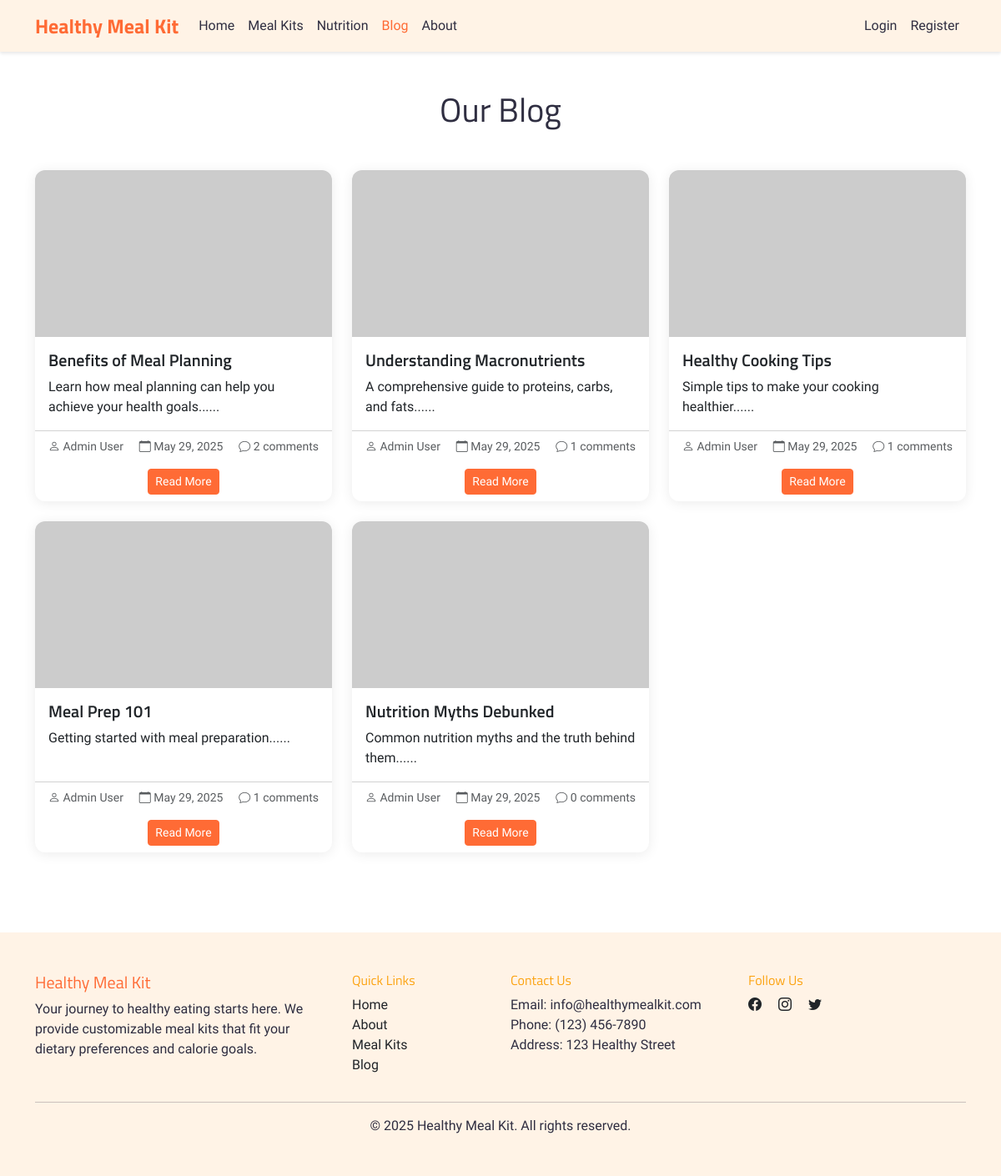
Screenshot of /blog.php with the database file from the repository.
### tables this page shows
CREATE TABLE blog_posts (
    post_id INT PRIMARY KEY AUTO_INCREMENT,
    title VARCHAR(255) NOT NULL,
    content TEXT,
    author_id INT,
    image_url VARCHAR(255) DEFAULT NULL,
    created_at TIMESTAMP DEFAULT CURRENT_TIMESTAMP,
    updated_at TIMESTAMP DEFAULT CURRENT_TIMESTAMP ON UPDATE CURRENT_TIMESTAMP,
    FOREIGN KEY (author_id) REFERENCES users(user_id)
);

CREATE TABLE users (
    user_id INT PRIMARY KEY AUTO_INCREMENT,
    username VARCHAR(50) UNIQUE NOT NULL,
    email VARCHAR(100) UNIQUE NOT NULL,
    password VARCHAR(255) NOT NULL,
    full_name VARCHAR(100) NOT NULL,
    role TINYINT(1) DEFAULT 0 COMMENT '0: user, 1: admin',
    is_active TINYINT(1) DEFAULT 1 COMMENT '0: inactive, 1: active',
    last_login_at DATETIME DEFAULT NULL,
    inactivity_reason VARCHAR(255) DEFAULT NULL,
    deactivated_at DATETIME DEFAULT NULL,
    reactivated_at DATETIME DEFAULT NULL,
    created_at TIMESTAMP DEFAULT CURRENT_TIMESTAMP
);

### blog.php (the view, shortened to what this page needs)
<?php
require_once 'config/connection.php';
$page = isset($_GET['page']) ? (int)$_GET['page'] : 1;
$per_page = 6;
$offset = ($page - 1) * $per_page;
$posts = $mysqli->query("
    SELECT bp.*, u.full_name as author_name,
           (SELECT COUNT(*) FROM comments WHERE post_id = bp.post_id) as comment_count
    FROM blog_posts bp
    LEFT JOIN users u ON bp.author_id = u.user_id
    ORDER BY bp.created_at DESC
    LIMIT $offset, $per_page
");
?>
<!DOCTYPE html>
<html lang="en">
<head>
    <link href="https://cdn.jsdelivr.net/npm/bootstrap@5.3.0/dist/css/bootstrap.min.css" rel="stylesheet">
    <link rel="stylesheet" href="https://cdn.jsdelivr.net/npm/bootstrap-icons@1.11.3/font/bootstrap-icons.min.css">
    <link rel="stylesheet" href="assets/css/style.css">
</head>
<body>
    <?php include 'includes/navbar.php'; ?>
    <div class="container py-5">
        <h1 class="text-center mb-5">Our Blog</h1>
        <div class="row g-4">
            <?php while ($post = $posts->fetch_assoc()): ?>
            <div class="col-md-6 col-lg-4">
                <div class="card h-100">
                    <?php if (isset($post['image_url']) && !empty($post['image_url'])): ?>
                    <img src="<?php echo htmlspecialchars($post['image_url']); ?>" class="card-img-top"
                        alt="<?php echo htmlspecialchars($post['title']); ?>">
                    <?php else: ?>
                    <img src="https://placehold.co/600x400/FFF3E6/FF6B35?text=<?php echo htmlspecialchars($post['title']); ?>"
                        class="card-img-top" alt="Blog post placeholder">
                    <?php endif; ?>
                    <div class="card-body">
                        <h5 class="card-title"><?php echo htmlspecialchars($post['title']); ?></h5>
                        <p class="card-text">
                            <?php echo substr(strip_tags($post['content']), 0, 150) . '...'; ?>
                        </p>
                    </div>
                    <div class="card-footer bg-transparent">
                        <div class="d-flex justify-content-between align-items-center">
                            <small class="text-muted">
                                <i class="bi bi-person"></i> <?php echo htmlspecialchars($post['author_name']); ?>
                            </small>
                            <small class="text-muted">
                                <i class="bi bi-calendar"></i>
                                <?php echo date('M d, Y', strtotime($post['created_at'])); ?>
                            </small>
                            <small class="text-muted">
                                <i class="bi bi-chat"></i>
                                <?php echo $post['comment_count']; ?> comments
                            </small>
                        </div>
                        <div class="text-center mt-3">
                            <a href="blog-post.php?id=<?php echo $post['post_id']; ?>"
                                class="btn btn-primary btn-sm">Read More</a>
                        </div>
                    </div>
                </div>
            </div>
            <?php endwhile; ?>
        </div>
    </div>
    <?php include 'includes/footer.php'; ?>
</body>
</html>

### assets/css/style.css (style rules this page uses)
:root { --primary: #FF6B35; --secondary: #FCA311; --accent: #FFD23F; --light: #FFF3E6; --white: #FFFFFF; --dark: #2F2E41; --heading-font: 'Titillium Web', sans-serif; --body-font: 'Schibsted Grotesk', sans-serif; }
body { font-family: var(--body-font); color: var(--dark); padding-top: 60px; }
h1, h2, h3, h4, h5, h6 { font-family: var(--heading-font); }
.btn-primary { background-color: var(--primary); border-color: var(--primary); color: var(--white); font-family: var(--body-font); font-weight: 500; }
.card { border: none; box-shadow: 0 2px 15px rgba(0,0,0,0.08); border-radius: 12px; overflow: hidden; }
.card-img-top { height: 200px; object-fit: cover; }
.card-title { font-family: var(--heading-font); font-weight: 600; }
.card-text { font-family: var(--body-font); font-weight: 300; }

### rows the page displays
blog_posts: title "Benefits of Meal Planning", content "Learn how meal planning can help you achieve your health goals...", author.full_name "Admin User", created_at "May 29, 2025", comment_count "2"
blog_posts: title "Understanding Macronutrients", content "A comprehensive guide to proteins, carbs, and fats...", author.full_name "Admin User", created_at "May 29, 2025", comment_count "1"
blog_posts: title "Healthy Cooking Tips", content "Simple tips to make your cooking healthier...", author.full_name "Admin User", created_at "May 29, 2025", comment_count "1"
blog_posts: title "Meal Prep 101", content "Getting started with meal preparation...", author.full_name "Admin User", created_at "May 29, 2025", comment_count "1"
blog_posts: title "Nutrition Myths Debunked", content "Common nutrition myths and the truth behind them...", author.full_name "Admin User", created_at "May 29, 2025", comment_count "0"
